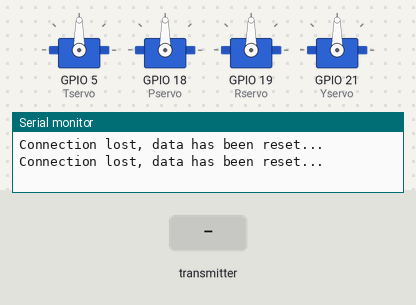
Bench run of a sketch on a simulated ESP32. Shown: 4 × servo, the last lines printed to the serial monitor. The inputs (shaded band) are chosen by the test bench.

Above: at 1.7 s.
1.8 s: the transmitter starts sending throttle = 0
At 3.0 s:
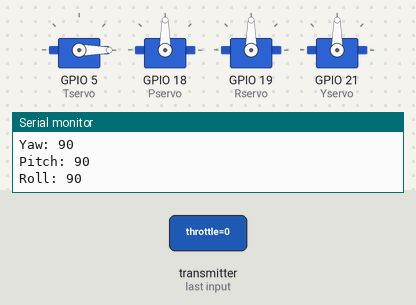
3.5 s: the transmitter starts sending pitch = 0
At 4.7 s:
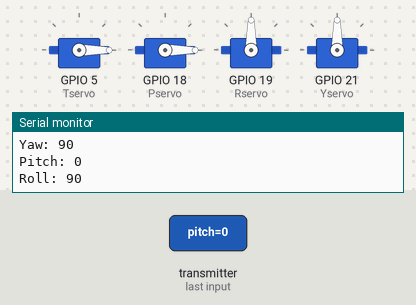
5.0 s: the transmitter starts sending roll = 0
At 5.9 s:
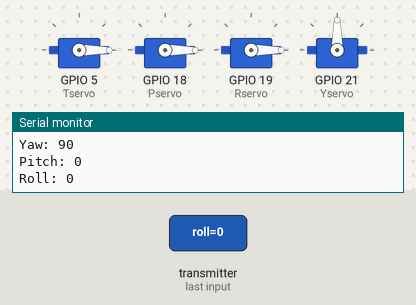
6.5 s: the transmitter starts sending yaw = 0
At 7.1 s:
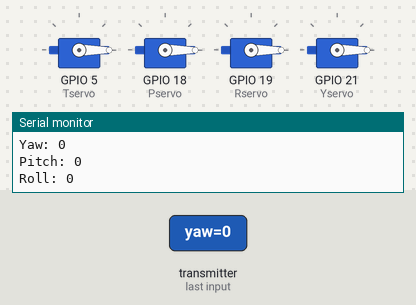
8.0 s: the transmitter starts sending throttle = 64
At 9.2 s:
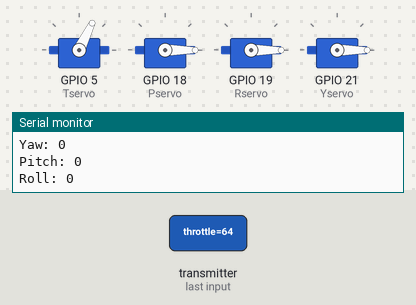
9.5 s: the transmitter starts sending pitch = 64
At 10.6 s:
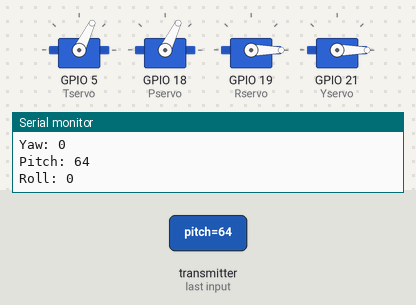
Timing chart, 0 to 12.0 s (numbered marks = the images above; inputs shaded):
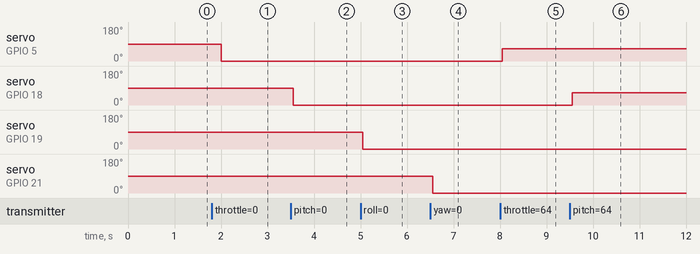

Measured:
- after the input at 1.8 s, servo on GPIO 5 (Tservo): 90° → 0° after 0.20 s
- after the input at 3.5 s, servo on GPIO 18 (Pservo): 90° → 0° after 0.05 s
- after the input at 5.0 s, servo on GPIO 19 (Rservo): 90° → 0° after 0.05 s
- after the input at 6.5 s, servo on GPIO 21 (Yservo): 90° → 0° after 0.05 s
- after the input at 8.0 s, servo on GPIO 5 (Tservo): 0° → 64° after 0.05 s
- after the input at 9.5 s, servo on GPIO 18 (Pservo): 0° → 64° after 0.05 s

The sketch:

Receiver.ino
```cpp
#include <SPI.h>
#include "WiFi.h"
#include <esp_now.h>
#include <ESP32Servo.h>


/*
   throttle = D5
   pitch = D18
   roll = D19
   yaw = D21
 */


int Throttle = 80;
int Roll = 83;
int Pitch = 80;
int Yaw = 83;


Servo Tservo; // Throttle
Servo Pservo; // Pitch
Servo Rservo; // Roll
Servo Yservo; // Yaw

int TPos = 0; // Throttle PWM output
int PPos = 0; // Pitch PWM output
int RPos = 0; // Roll PWM output
int YPos = 0; // Yaw PWM output


unsigned long now;
unsigned long LastRec;
unsigned long NxtRcv;

// Setting up what the signal would look like
struct Signal {
    byte throttle;
    byte pitch;
    byte roll;
    byte yaw;
};

Signal data;


// To run if signal is lost
void DataReset(){
    data.throttle = 90;
    data.pitch = 90;
    data.roll = 90;
    data.yaw = 90;
}


void OnDataRecv(const uint8_t * mac, const uint8_t *incomingData, int len) {

    memcpy(&data, incomingData, sizeof(Signal));

    Throttle = data.throttle;
    Pitch = data.pitch;
    Roll = data.roll;
    Yaw = data.yaw;

    LastRec = millis() / 1000;
    NxtRcv = LastRec + 3;

    Serial.print("Throttle: ");
    Serial.println(data.throttle);

    Serial.print("Yaw: ");
    Serial.println(data.yaw);

    Serial.print("Pitch: ");
    Serial.println(data.pitch);

    Serial.print("Roll: ");
    Serial.println(data.roll);

    now = millis();
}

void setup(){

    Serial.begin(115200);

    delay(500);

    Tservo.attach(5);
    Pservo.attach(18);
    Rservo.attach(19);
    Yservo.attach(21);

    DataReset();

    WiFi.mode(WIFI_STA);

    if (esp_now_init() != ESP_OK) {
        Serial.println("Error initializing ESP-NOW...");
        return;
    }

    // Does things on callback (when data is sent over)
    esp_now_register_recv_cb(OnDataRecv);
}


int lastRecv = 0;

void loop(){
    now = millis() / 1000;
    if (now > NxtRcv){
        DataReset();
        Serial.println("Connection lost, data has been reset...");
        delay(500);
    }

    TPos = data.throttle;  // pin D5 (PWM signal)
    PPos = data.pitch;     // pin D18 (PWM signal)
    RPos = data.roll;      // pin D19 (PWM signal)
    YPos = data.yaw;       // pin D21 (PWM signal)

    Tservo.write(TPos);
    Pservo.write(PPos);
    Rservo.write(RPos);
    Yservo.write(YPos);
}
```
